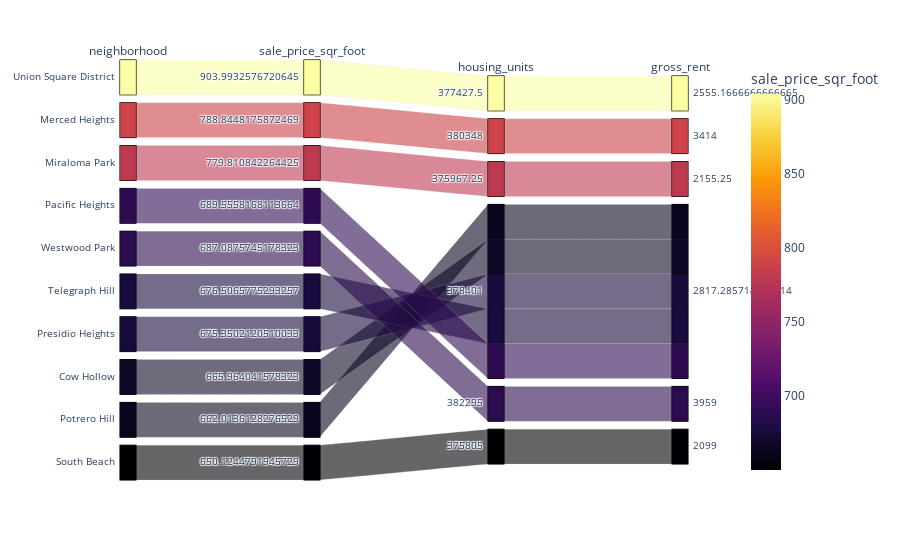

Write notebook code for a chart like this one.
### Code cell
# Parallel Categories Plot
# YOUR CODE HERE!


px.parallel_categories(
    top10_avg_price_sqft_by_nbhd,
    dimensions=["neighborhood","sale_price_sqr_foot", "housing_units", "gross_rent"],
    color="sale_price_sqr_foot",
    color_continuous_scale=px.colors.sequential.Inferno,
    #labels={
    #    "type": "Type of Dwelling",
    #    "region": "Region",
    #    "prop_size": "Property Size",
    #},
)

### Figure 1 — Plotly figure (JSON) as saved in the notebook; plotly's stock layout.template omitted (floating-point values rounded to 4 significant figures)
{"data": [{"dimensions": [{"label": "neighborhood", "values": ["Union Square District", "Merced Heights", "Miraloma Park", "Pacific Heights", "Westwood Park", "Telegraph Hill", "Presidio Heights", "Cow Hollow", "Potrero Hill", "South Beach"]}, {"label": "sale_price_sqr_foot", "values": [904.0, 788.8, 779.8, 689.6, 687.1, 676.5, 675.4, 666.0, 662.0, 650.1]}, {"label": "housing_units", "values": [377400.0, 380348, 376000.0, 378401, 382295, 378401, 378401, 378401, 378401, 375805]}, {"label": "gross_rent", "values": [2555.0, 3414, 2155.0, 2817.0, 3959, 2817.0, 2817.0, 2817.0, 2817.0, 2099]}], "domain": {"x": [0, 1], "y": [0, 1]}, "line": {"color": [904.0, 788.8, 779.8, 689.6, 687.1, 676.5, 675.4, 666.0, 662.0, 650.1], "coloraxis": "coloraxis"}, "name": "", "type": "parcats"}], "layout": {"autosize": true, "coloraxis": {"colorbar": {"title": {"text": "sale_price_sqr_foot"}}, "colorscale": [[0, "#000004"], [0.1111, "#1b0c41"], [0.2222, "#4a0c6b"], [0.3333, "#781c6d"], [0.4444, "#a52c60"], [0.5556, "#cf4446"], [0.6667, "#ed6925"], [0.7778, "#fb9b06"], [0.8889, "#f7d13d"], [1, "#fcffa4"]]}, "legend": {"tracegroupgap": 0}, "margin": {"t": 60}}}
